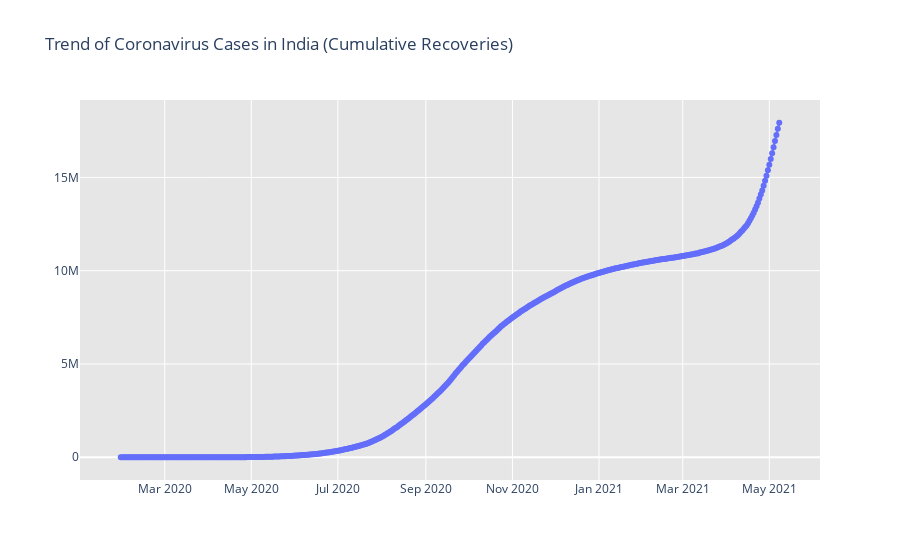
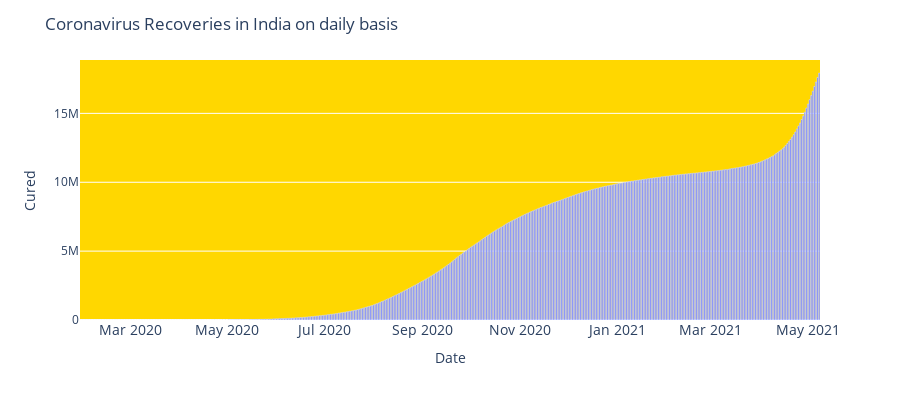

The notebook cell saved with these charts, in order:
### Code cell
fig = go.Figure()
fig.add_trace(go.Scatter(x=cured_india["Date"], y=cured_india["Cured"], mode='lines+markers',name='Total Cases'))
fig.update_layout(title_text='Trend of Coronavirus Cases in India (Cumulative Recoveries)',plot_bgcolor='rgb(230, 230, 230)')
fig.show()

# New COVID-19 cases reported daily in India

fig = px.bar(cured_india, x="Date", y="Cured", barmode='group', height=400)
fig.update_layout(title_text='Coronavirus Recoveries in India on daily basis',xaxis_tickfont_size=14,plot_bgcolor='gold')
fig.show()

### Figure 1 — Plotly figure (JSON) as saved in the notebook; plotly's stock layout.template omitted (floating-point values rounded to 4 significant figures; data arrays with more than 128 entries replaced by an {"elided": "..."} marker saying what was removed)
{"data": [{"mode": "lines+markers", "name": "Total Cases", "type": "scatter", "x": {"elided": "465 str values"}, "y": {"elided": "465 int values"}}], "layout": {"plot_bgcolor": "rgb(230, 230, 230)", "title": {"text": "Trend of Coronavirus Cases in India (Cumulative Recoveries)"}}}

### Figure 2 — Plotly figure (JSON) as saved in the notebook; plotly's stock layout.template omitted (floating-point values rounded to 4 significant figures; data arrays with more than 128 entries replaced by an {"elided": "..."} marker saying what was removed)
{"data": [{"alignmentgroup": "True", "hovertemplate": "Date=%{x}<br>Cured=%{y}<extra></extra>", "legendgroup": "", "marker": {"color": "#636efa"}, "name": "", "offsetgroup": "", "orientation": "v", "showlegend": false, "textposition": "auto", "type": "bar", "x": {"elided": "465 str values"}, "xaxis": "x", "y": {"elided": "465 int values"}, "yaxis": "y"}], "layout": {"barmode": "group", "height": 400, "legend": {"tracegroupgap": 0}, "margin": {"t": 60}, "plot_bgcolor": "gold", "title": {"text": "Coronavirus Recoveries in India on daily basis"}, "xaxis": {"anchor": "y", "domain": [0, 1], "tickfont": {"size": 14}, "title": {"text": "Date"}}, "yaxis": {"anchor": "x", "domain": [0, 1], "title": {"text": "Cured"}}}}
